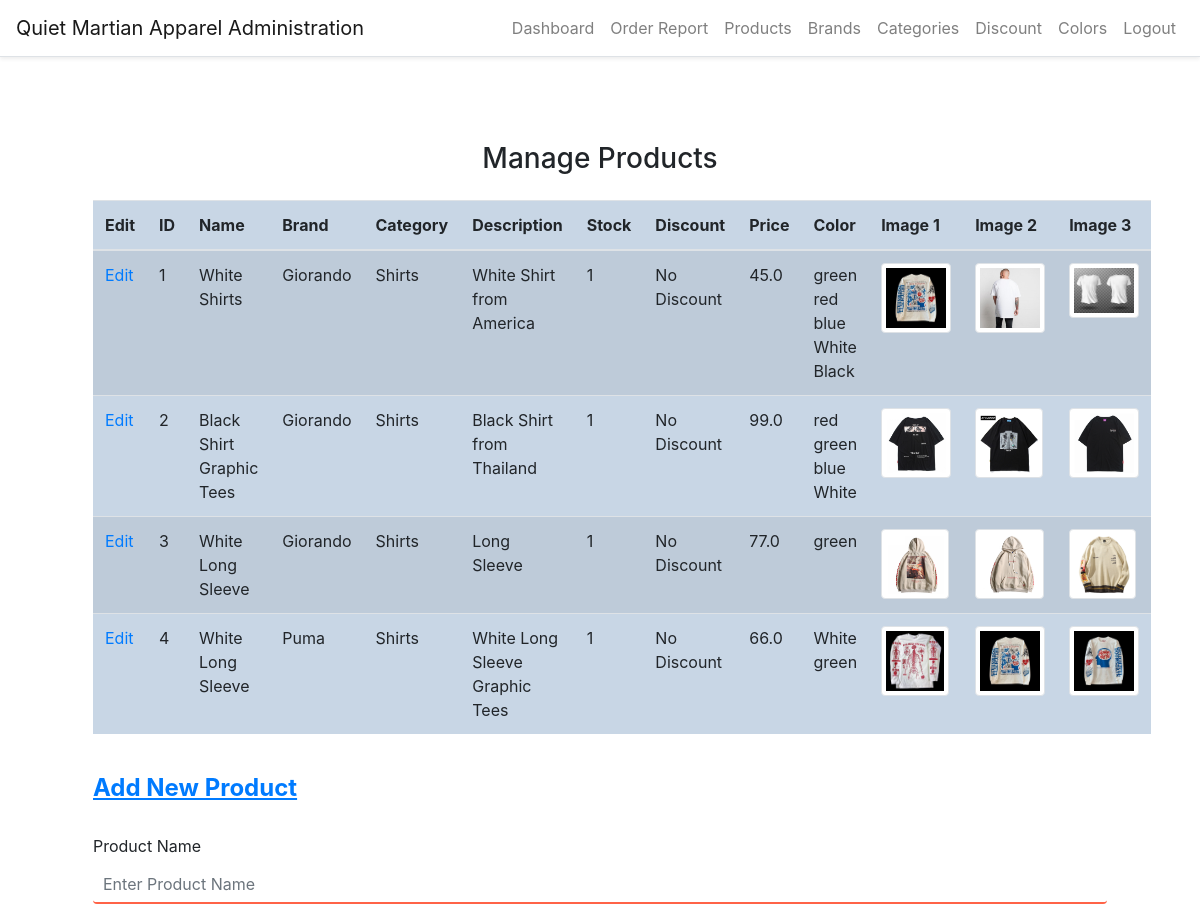
The app's page /manage-products (signed in, upper part), older data.
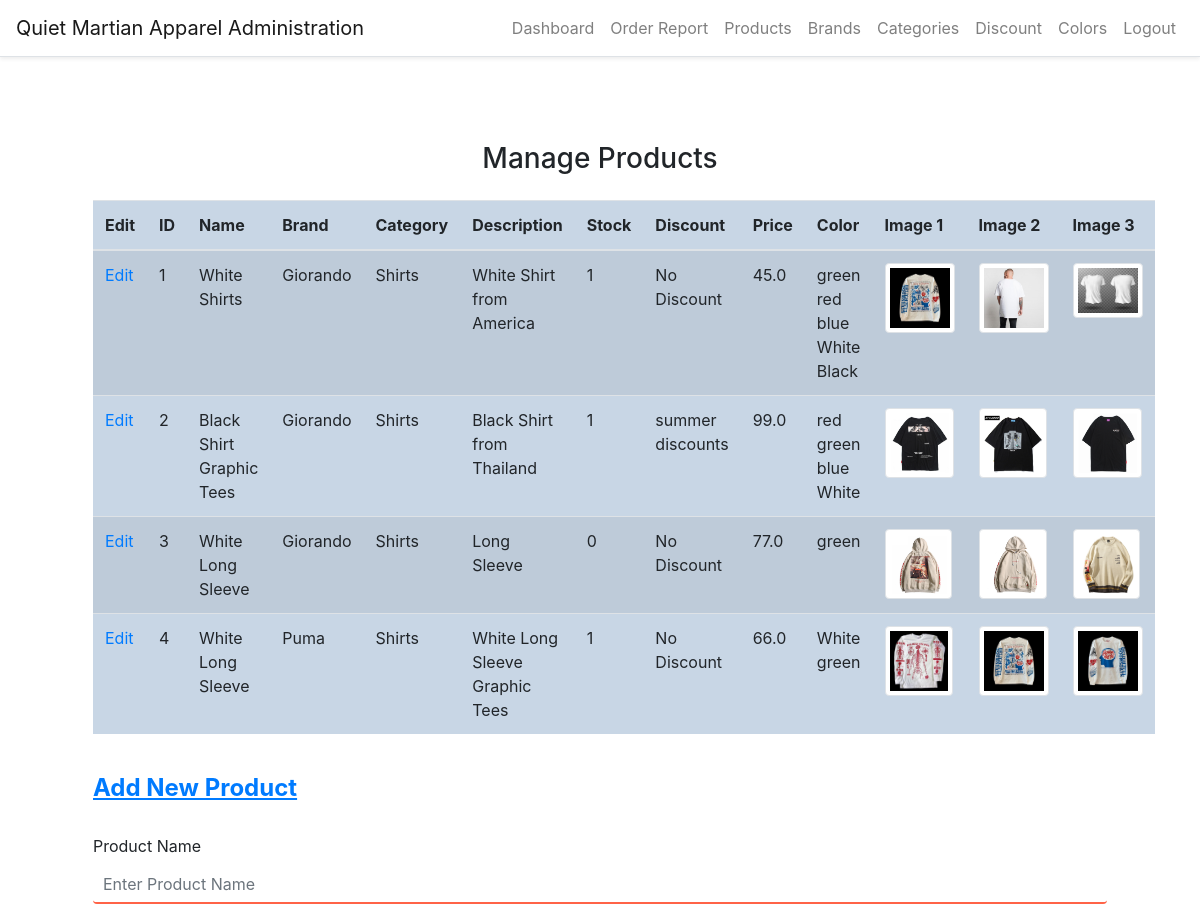
The same page, newer data.
### website/models.py (models this page shows)
class Product(db.Model, UserMixin):
    id = db.Column(db.Integer, primary_key=True)
    brand_id = db.Column(db.Integer, db.ForeignKey('brand.id'))
    category_id = db.Column(db.Integer, db.ForeignKey('category.id'))
    title = db.Column(db.String(150))
    description = db.Column(db.String(255))
    stock = db.Column(db.Integer)
    discount_id = db.Column(db.Integer, db.ForeignKey('discount.id'))
    price = db.Column(db.Float)
    color_id = db.Column(db.Integer, db.ForeignKey('color.id'))
    image_1 = db.Column(db.String(150))
    image_2 = db.Column(db.String(150))
    image_3 = db.Column(db.String(150))
    created_date = db.Column(db.DateTime, default=func.now())
    created_by_id = db.Column(db.Integer)
    updated_date = db.Column(db.DateTime, default=func.now())
    updated_by_id = db.Column(db.Integer)
    brand = db.relationship('Brand')
    category = db.relationship('Category')
    color = db.relationship('Color')
    colors = db.relationship('Color', secondary='product_color')
    orders = db.relationship('Order', lazy=True)
    discount = db.relationship('Discount', lazy=True)

class Brand(db.Model, UserMixin):
    id = db.Column(db.Integer, primary_key=True)
    name = db.Column(db.String(150))
    created_date = db.Column(db.DateTime, default=func.now())
    created_by = db.Column(db.Integer)
    updated_date = db.Column(db.DateTime, default=func.now())
    updated_by = db.Column(db.Integer)
    products = db.relationship('Product')

class Category(db.Model, UserMixin):
    id = db.Column(db.Integer, primary_key=True)
    name = db.Column(db.String(150))
    created_date = db.Column(db.DateTime, default=func.now())
    created_by = db.Column(db.Integer)
    updated_date = db.Column(db.DateTime, default=func.now())
    updated_by = db.Column(db.Integer)
    products = db.relationship('Product')

class Color(db.Model, UserMixin):
    id = db.Column(db.Integer, primary_key=True)
    name = db.Column(db.String(150))
    color_code = db.Column(db.String(150))
    products = db.relationship('Product')

class Discount(db.Model,UserMixin):
    id = db.Column(db.Integer, primary_key=True)
    name = db.Column(db.String(150))
    discount_code = db.Column(db.String(150), unique=True)
    percentage = db.Column(db.Float)
    start_date = db.Column(db.DateTime)
    end_date = db.Column(db.DateTime)
    created_date = db.Column(db.DateTime, default=func.now())
    created_by = db.Column(db.Integer)
    updated_date = db.Column(db.DateTime, default=func.now())
    updated_by = db.Column(db.Integer)
    products = db.relationship('Product')

### website/auth.py (the view, shortened to what this page needs)
@auth.route('/manage-products', methods=['GET', 'POST'])
@login_required
def manage_products():
    p = Product.query.all()
    products = p
    c = Category.query.all()
    categories = c
    b = Brand.query.all()
    brands = b
    co = Color.query.all()
    colors = co
    dis = Discount.query.all()
    discounts = dis
    return render_template("staff/products.html", datetime=datetime, categories=categories, brands=brands,
                           colors=colors, discounts=discounts, products=products, user=current_user)

### website/templates/staff/products.html (shortened to what this page needs)
<!DOCTYPE html>
{% extends "staff/layout.html" %}
{% block main %}
<head>
<link rel="stylesheet" href="static/style.css">
</head>
<body>
<div class="container">
    <h3 class="my-4 text-center">Manage Products</h3>
    <table class="table table-striped" style="background-color: #c8d6e5">
        <thead>
            <tr>
                <th>Edit</th>
                <th>ID</th>
                <th>Name</th>
                <th>Brand</th>
                <th>Category</th>
                <th>Description</th>
                <th>Stock</th>
                <th>Discount</th>
                <th>Price</th>
                <th>Color</th>
                <th>Image 1</th>
                <th>Image 2</th>
                <th>Image 3</th>
            </tr>
        </thead>
        <tbody>
            {% for product in products %}
            <tr>
                <td><a href="{{ url_for('auth.edit_product', product_id=product.id) }}">Edit</a></td>
                <td>{{ product.id }}</td>
                <td>{{ product.title }}</td>
                <td>{{ product.brand.name }}</td>
                <td>{{ product.category.name }}</td>
                <td>{{ product.description }}</td>
                <td>{{ product.stock }}</td>
                <td>
                    {% if product.discount_id == 0 %}
                    No Discount
                    {% else %}
                    {{ product.discount.name }}
                    {% endif %}
                </td>
                <td>{{ product.price }}</td>
                <td>
                    {% for color in product.colors %}
                    {{ color.name }}
                    {% endfor %}
                </td>
                <td>
                  <a href="/static/uploads/{{product.image_1}}">
                    <img src="/static/uploads/{{product.image_1}}" alt="Product Image" class="img-thumbnail" style="max-width: 70px; max-height: 70px;">
                  </a>
                </td>
                <td>
                  <a href="/static/uploads/{{product.image_2}}">
                    <img src="/static/uploads/{{product.image_2}}" alt="Product Image" class="img-thumbnail" style="max-width: 70px; max-height: 70px;">
                  </a>
                </td>
                <td>
                  <a href="/static/uploads/{{product.image_3}}">
                    <img src="/static/uploads/{{product.image_3}}" alt="Product Image" class="img-thumbnail" style="max-width: 70px; max-height: 70px;">
                  </a>
                </td>
            </tr>
            {% endfor %}
        </tbody>
    </table>
    <br>
    <form method="POST" enctype="multipart/form-data">
        <div class="form-group" id="newproduct">
            <h4><a href="#newproduct"><strong><u>Add New Product</u></strong></a></h4>
            <br>
            <label>Product Name</label>
            <input type="text" class="form-control" id="name" name="name" placeholder="Enter Product Name"
                required>
            <br>
        </div>
    </form>
</div>
</body>
{% endblock %}

### website/templates/staff/layout.html (shortened to what this page needs)
<!DOCTYPE html>
<html lang="en">
    <head>
        <link rel="stylesheet" href="https://maxcdn.bootstrapcdn.com/bootstrap/4.1.3/css/bootstrap.min.css">
        <link rel="stylesheet" href="{{ url_for('static', filename='css/style.css') }}">
    </head>
    <body style="padding-top: 70px;">
        <main class="container p-5">
            {% block main %}{% endblock %}
        </main>
    </body>
</html>

### website/templates/staff/base2.html (shortened to what this page needs)
<nav class="navbar navbar-expand-lg navbar-light bg-white border-bottom shadow-sm fixed-top">
    <a class="navbar-brand" href="/staff-login">Quiet Martian Apparel Administration</a>
    <div class="collapse navbar-collapse" id="navbarResponsive">
        <ul class="navbar-nav ml-auto">
            {% if user.is_authenticated %}
            <li class="nav-item"><a href="/sales-dashboard" class="nav-link">Dashboard</a></li>
            <li class="nav-item"><a href="/order-report" class="nav-link">Order Report</a></li>
            <li class="nav-item"><a href="/manage-products" class="nav-link">Products</a></li>
            <li class="nav-item"><a href="/manage-brands" class="nav-link">Brands</a></li>
            <li class="nav-item"><a href="/manage-category" class="nav-link">Categories</a></li>
            <li class="nav-item"><a href="/manage-discount" class="nav-link">Discount</a></li>
            <li class="nav-item"><a href="/manage-colors" class="nav-link">Colors</a></li>
            <li class="nav-item"><a href="/admin-logout" class="nav-link">Logout</a></li>
            {% else %}
            <li class="nav-item"><a href="/new-staff" class="nav-link">Register</a></li>
            <li class="nav-item"><a href="/staff-login" class="btn btn-outline-info">Login</a></li>
            {% endif %}
        </ul>
    </div>
</nav>

### website/static/style.css (style rules this page uses)
html { scroll-behavior: smooth; }
input[type="text"], input[type="password"], input[type="email"], input[type="date"], select { width: 100%; padding: 10px; margin-bottom: 20px; font-size: 16px; border: none; border-bottom: 2px solid #ff6347; }

Row changes from the older to the newer data that the page shows:
changed Product "Black Shirt Graphic Tees": discount.name (not shown) → "summer discounts"; no longer shows "No Discount"
changed Product "Long Sleeve": stock "1" → "0"
